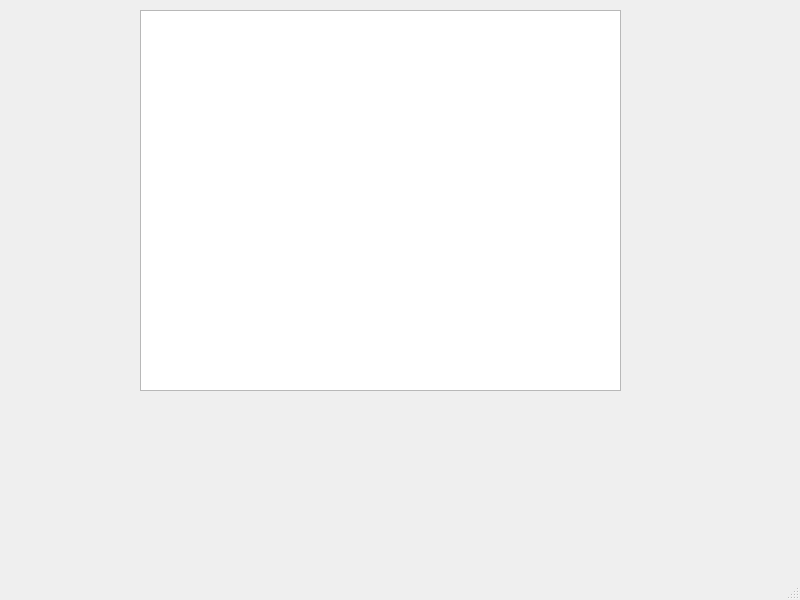
<?xml version="1.0" encoding="UTF-8"?>
<ui version="4.0">
 <class>MainWindow</class>
 <widget class="QMainWindow" name="MainWindow">
  <property name="geometry">
   <rect>
    <x>0</x>
    <y>0</y>
    <width>800</width>
    <height>600</height>
   </rect>
  </property>
  <property name="windowTitle">
   <string>MainWindow</string>
  </property>
  <property name="iconSize">
   <size>
    <width>24</width>
    <height>24</height>
   </size>
  </property>
  <widget class="QWidget" name="centralwidget">
   <widget class="QGraphicsView" name="boardView">
    <property name="geometry">
     <rect>
      <x>140</x>
      <y>10</y>
      <width>481</width>
      <height>381</height>
     </rect>
    </property>
   </widget>
  </widget>
  <widget class="QMenuBar" name="menubar">
   <property name="geometry">
    <rect>
     <x>0</x>
     <y>0</y>
     <width>800</width>
     <height>17</height>
    </rect>
   </property>
  </widget>
  <widget class="QStatusBar" name="statusbar"/>
 </widget>
 <resources/>
 <connections/>
</ui>
